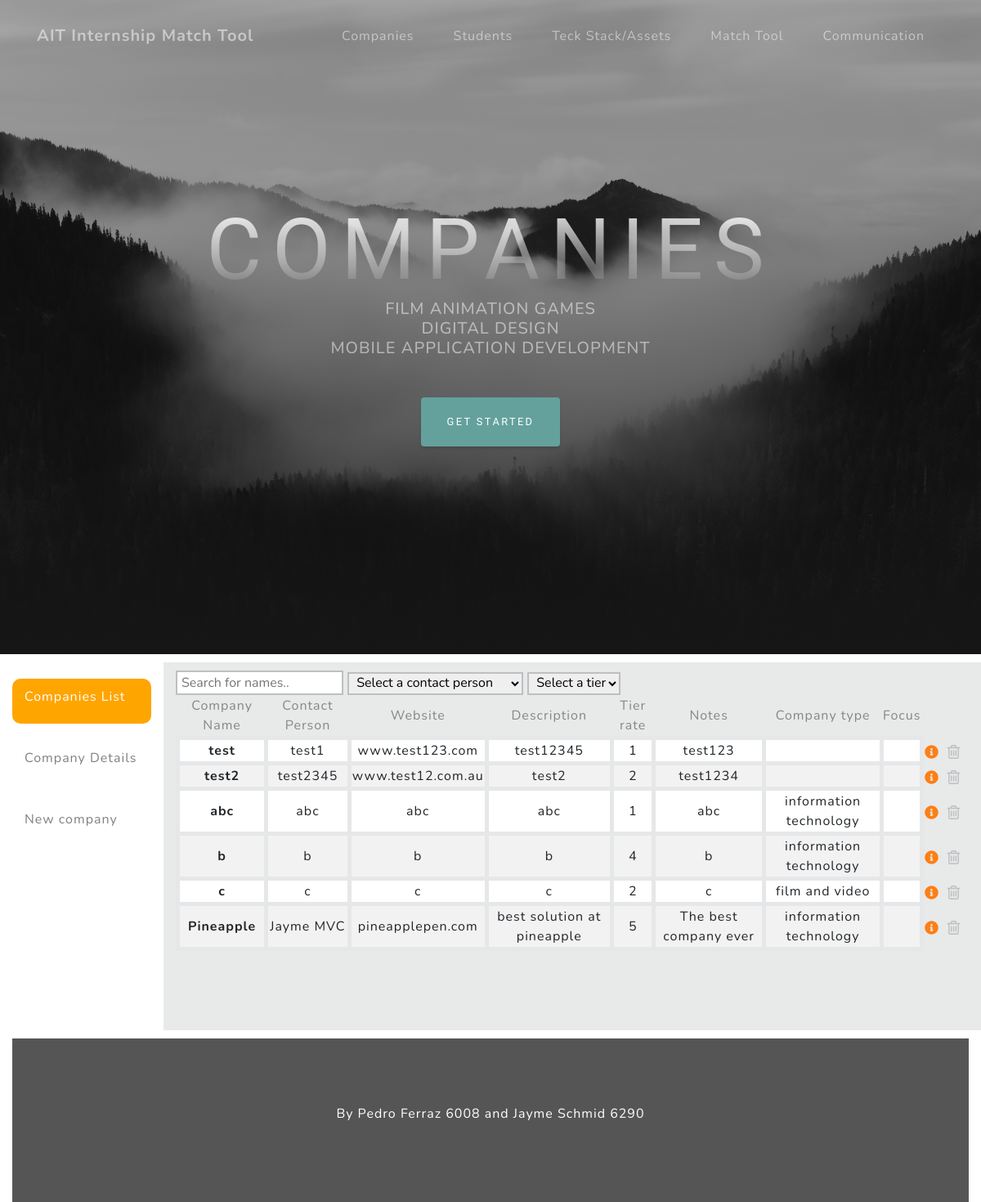
/Companies.php, run on an earlier commit of the app's database.
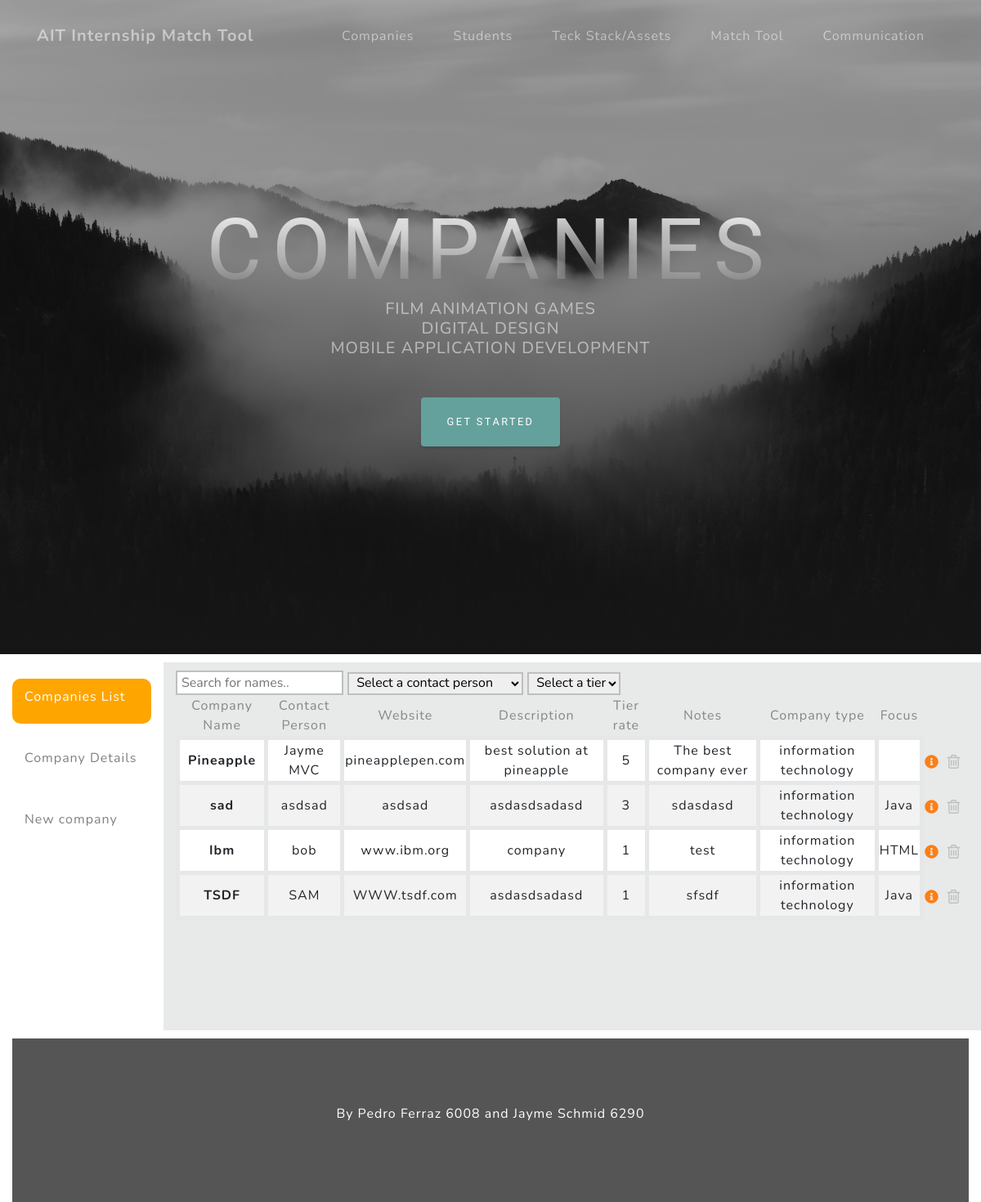
And on a later commit of the database.
### tables this page shows
CREATE TABLE `company` (
  `company_id` int(11) NOT NULL,
  `company_name` varchar(300) NOT NULL,
  `contact_person` varchar(300) NOT NULL,
  `website` varchar(300) NOT NULL,
  `description` varchar(300) NOT NULL,
  `tier_rate` int(11) NOT NULL,
  `notes` varchar(300) NOT NULL,
  `TypeOfCompany` varchar(300) DEFAULT NULL,
  `Focus` varchar(300) NOT NULL
);

### Companies.php (the view, shortened to what this page needs)
<?php
if (session_id() == '' || !isset($_SESSION)) {
$servername = "localhost";
$username = "root";
$password = "";
$dbname = "internshipdatabase";
    try{
    $conn = new mysqli($servername, $username, $password, $dbname);
$sql = "SELECT company_id,company_name,contact_person,website,description,tier_rate,notes,TypeOfCompany FROM company";
}
    catch(PDOException $e){
    echo $sql . "<br>" . $e->getMessage();
}
}
 else {
    echo "0 results";
}
?>
<!DOCTYPE html>
<html lang="en">
    <head>
        <link rel="stylesheet" href="https://maxcdn.bootstrapcdn.com/bootstrap/4.3.1/css/bootstrap.min.css">
        <link rel="stylesheet" type="text/css" href="Styles.css">
        <link href='Calendar/css/core/main.min.css' rel='stylesheet' />
        <link href='Calendar/css/daygrid/main.min.css' rel='stylesheet' />
        <link rel="stylesheet" href="Calendar/css/custom.css">
  <link href="vendor/bootstrap/css/bootstrap.min.css" rel="stylesheet">
  <link href="vendor/fontawesome-free/css/all.min.css" rel="stylesheet">
  <link href="css/grayscale.min.css" rel="stylesheet">
    </head>
    <?php include('navigation.php'); ?>
  <header class="masthead">
    <div class="container d-flex h-100 align-items-center">
      <div class="mx-auto text-center">
        <h1 class="mx-auto my-0 text-uppercase">Companies</h1>
        <h2 class="text-white-50 mx-auto mt-2 mb-5">FILM ANIMATION GAMES<br>DIGITAL DESIGN <br>MOBILE APPLICATION DEVELOPMENT</h2>
        <a href="#about" class="btn btn-primary js-scroll-trigger">Get Started</a>
      </div>
    </div>
  </header>
    <div class="container-fluid text-center">
        <div class="row content">
            <div class="col-sm-2 sidenav">
                <a class="text">
                    <div class="well1">
                        <p class="t2">Companies List</p>
                    </div>
                </a>
                <a class="text" href="Companies_details.php">
                    <div class="well2">
                        <p class="t2">Company Details </p>
                    </div>
                </a>
                <a class="text" href="Companies_new.php">
                    <div class="well2">
                        <p class="t2">New company</p>
                    </div>
                </a>
            </div>
            <div class="col-sm-10 text-left content">
                <input type="text" id="myInput" onkeyup="myFunction()" placeholder="Search for names.."
                    title="Type in a name">
                <select id="mySelect1" onchange="myFunction2()">
                    <option value="" disabled selected>Select a contact person </option>
                </select>
                <select id="mySelect" onchange="myFunction1()">
                    <option value="" disabled selected>Select a tier </option>
                </select>
                <table id="myTable" style="width:100%">
                    <tr class="rowhead">
                        <th class="colhead">Company Name</th>
                        <th class="colhead">Contact Person</th>
                        <th class="colhead">Website</th>
                        <th class="colhead">Description</th>
                        <th class="colhead">Tier rate</th>
                        <th class="colhead">Notes</th>
                        <th class="colhead">Company type</th>
                        <th class="colhead">Focus</th>
                        <th class="colhead"></th>
                    </tr>
                    <?php
$sql = "SELECT * FROM company";
$result = $conn->query($sql);
    while($row = $result->fetch_assoc()) {
         ?>
                    <tr  class="info-row">
                        <td class="colhead1">
                            <b><?php echo $row["company_name"];?></b>
                        </td>
                        <td class="colhead1">
                            <?php echo $row["contact_person"];?></td>
                        <td class="colhead1">
                            <?php echo $row["website"];?></td>
                        <td class="colhead1">
                            <?php echo $row["description"];?></td>
                        <td class="colhead1">
                            <?php echo $row["tier_rate"];?></td>
                        <td class="colhead1">
                            <?php echo $row["notes"];?></td>
                        <td class="colhead1">
                            <?php echo $row["TypeOfCompany"];?></td>
                        <td class="colhead1">
                            <?php echo $row["Focus"];?></td>
                        <td>
                            <form action="Companies_details_ap.php" method=post>
                                <input  class="Image_btn" type="image" src=".\images\info-circle-solid.svg" alt="submit" fill="orange" value="More details" width="17" height="17">
                            </form>
                        </td>
                        <td>
                            <form action="Companies_drop.php" method=post>
                            <button class="Image_btn" type="button" data-toggle="modal" data-target="#myModalDelete-<?php echo $row["company_name"];?>"><img src=".\images\trash.svg" width="17" height="17"></button>
                           </form>
                            <?php } ?>
                        </td>
                    </tr>
                </table>
            </div>
        </div>
        <footer id="sticky-footer" class="footer12">
            <div class="container text-center">
                <P>By Pedro Ferraz 6008 and Jayme Schmid 6290</P>
            </div>
        </footer>
        </body>
</html>

### navigation.php (shortened to what this page needs)
<nav class="navbar navbar-expand-lg navbar-light fixed-top" id="mainNav">
    <div class="container">
      <a class="navbar-brand js-scroll-trigger" href="index.php">AIT Internship Match Tool</a>
      <div class="collapse navbar-collapse" id="navbarResponsive">
        <ul class="navbar-nav ml-auto">
          <li class="nav-item">
            <a class="nav-link js-scroll-trigger" href="Companies.php">Companies</a>
          </li>
          <li class="nav-item">
            <a class="nav-link js-scroll-trigger" href="Students.php">Students</a>
          </li>
          <li class="nav-item">
            <a class="nav-link js-scroll-trigger" href="Enrollments.php">Teck Stack/Assets</a>
          </li>
            <li class="nav-item">
            <a class="nav-link js-scroll-trigger" href="StudentMatch.php">Match Tool</a>
          </li>
            <li class="nav-item">
            <a class="nav-link js-scroll-trigger" href="Emails.php">Communication</a>
          </li>
        </ul>
      </div>
    </div>
  </nav>

### Styles.css (style rules this page uses)
.Image_btn { background-color: transparent; border: none; align-content: center; vertical-align: middle; }
.row.content { height: 450px }
.sidenav { padding-top: 20px; background-color: #f1f1f1; height: 100%; }
footer { background-color: #555; color: white; padding: 15px; }
.footer12 { margin-top: 10px; }
.t2 { padding-top: 5px; padding-left: 10px; }
.well1 { min-height:18px; padding:5px; margin-bottom:20px; text-align:left; background-color:orange; border-radius:10px; color: white; }
.well2 { min-height:18px; padding:5px; margin-bottom:20px; text-align:left; background-color:white; border-radius:10px; color: grey; }
.colhead { text-align: center; color: #848688; font-weight: normal; }
#myInput, #myInput1, #mySelect1, #mySelect { border-style: solid; border-color: #BDBFC1; border-width: 2px; padding-left: 5px; }
.colhead1, .colhead2 { text-align: center; border-style: solid; border-color: #E6E7E8; border-width: 5px; }
tr:nth-child(even) .colhead1 { background-color: white; }
tr:nth-child(odd) .colhead1 { background-color: #f2f2f2; }
.content { background-color: #e8e9e9; margin-top: 10px; }
.sidenav { background-color: white; }
.text { color: grey; }

What changed in the data, as far as the page shows it:
removed company: company_name "test", contact_person "test1", website "www.test123.com", description "test12345", tier_rate "1", notes "test123"
removed company: company_name "test2", contact_person "test2345", website "www.test12.com.au", description "test2", tier_rate "2", notes "test1234"
removed company: company_name "abc", contact_person "abc", website "abc", description "abc", tier_rate "1", notes "abc", TypeOfCompany "information technology"
removed company: company_name "b", contact_person "b", website "b", description "b", tier_rate "4", notes "b", TypeOfCompany "information technology"
removed company: company_name "c", contact_person "c", website "c", description "c", tier_rate "2", notes "c", TypeOfCompany "film and video"
added company: company_name "sad", contact_person "asdsad", website "asdsad", description "asdasdsadasd", tier_rate "3", notes "sdasdasd", TypeOfCompany "information technology", Focus "Java"
added company: company_name "Ibm", contact_person "bob", website "www.ibm.org", description "company", tier_rate "1", notes "test", TypeOfCompany "information technology", Focus "HTML"
added company: company_name "TSDF", contact_person "SAM", website "WWW.tsdf.com", description "asdasdsadasd", tier_rate "1", notes "sfsdf", TypeOfCompany "information technology", Focus "Java"
